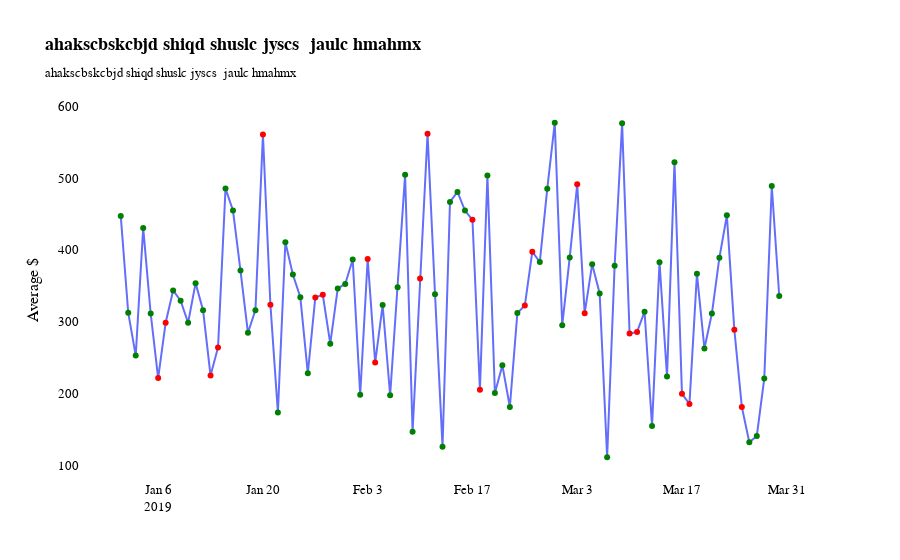

Here is the notebook cell this chart was saved with:
### Code cell
from textwrap import wrap
title_one = 'ahakscbskcbjd shiqd shuslc jyscs  jaulc hmahmx'
title_two = 'ahakscbskcbjd shiqd shuslc jyscs  jaulc hmahmx'
y_title = 'Average $'
df_average_gender = df.groupby(['Date','Gender'])['Total'].mean().unstack().reset_index()


x_values = pd.date_range(start=pd.Timestamp('2018-01-01'), end=pd.Timestamp('2019-01-01'), freq='1 D')
# making a random time series
y_values = np.random.randn(len(x_values))
# making color list
# red if the day is saturday or sunday else green
colors = ['red' if int(pd.Timestamp(d).weekday()) >= 5 else 'green' for d in x_values]
fig = go.Figure()
# for val in ['Female','Male']:
fig.add_trace(go.Scatter(x=df_average_gender['Date'], 
                            y=df_average_gender['Female'], 
                            name='Female',
                            mode='lines+markers',
                            marker=dict(color = colors)
            )),

    # Updating the chart settings when displaying
fig.update_layout(
    title=f'<b>{"<br>".join(wrap(title_one, 70))}</b><br><sub>{title_two}</sub>', # Passing the name of the chart
    xaxis_title='', # Set the name of the x-axis
    yaxis_title=y_title, # Set the name of the y-axis
    plot_bgcolor='rgba(0,0,0,0)', # Setting the background color
    hovermode='x', # Using the x-axis values for the records
    # Setting the legend parameters
    legend_orientation='h',
    # Setting parameters for the text
    font=dict(
        family='Arials',
        size=13, 
        color='black'
    )
)
fig.show()

### Figure 1 — Plotly figure (JSON) as saved in the notebook; plotly's stock layout.template omitted (floating-point values rounded to 4 significant figures; data arrays with more than 128 entries replaced by an {"elided": "..."} marker saying what was removed)
{"data": [{"marker": {"color": {"elided": "366 str values"}}, "mode": "lines+markers", "name": "Female", "type": "scatter", "x": ["2019-01-01", "2019-01-02", "2019-01-03", "2019-01-04", "2019-01-05", "2019-01-06", "2019-01-07", "2019-01-08", "2019-01-09", "2019-01-10", "2019-01-11", "2019-01-12", "2019-01-13", "2019-01-14", "2019-01-15", "2019-01-16", "2019-01-17", "2019-01-18", "2019-01-19", "2019-01-20", "2019-01-21", "2019-01-22", "2019-01-23", "2019-01-24", "2019-01-25", "2019-01-26", "2019-01-27", "2019-01-28", "2019-01-29", "2019-01-30", "2019-01-31", "2019-02-01", "2019-02-02", "2019-02-03", "2019-02-04", "2019-02-05", "2019-02-06", "2019-02-07", "2019-02-08", "2019-02-09", "2019-02-10", "2019-02-11", "2019-02-12", "2019-02-13", "2019-02-14", "2019-02-15", "2019-02-16", "2019-02-17", "2019-02-18", "2019-02-19", "2019-02-20", "2019-02-21", "2019-02-22", "2019-02-23", "2019-02-24", "2019-02-25", "2019-02-26", "2019-02-27", "2019-02-28", "2019-03-01", "2019-03-02", "2019-03-03", "2019-03-04", "2019-03-05", "2019-03-06", "2019-03-07", "2019-03-08", "2019-03-09", "2019-03-10", "2019-03-11", "2019-03-12", "2019-03-13", "2019-03-14", "2019-03-15", "2019-03-16", "2019-03-17", "2019-03-18", "2019-03-19", "2019-03-20", "2019-03-21", "2019-03-22", "2019-03-23", "2019-03-24", "2019-03-25", "2019-03-26", "2019-03-27", "2019-03-28", "2019-03-29", "2019-03-30"], "y": [447.3, 312.6, 253.0, 430.5, 311.6, 221.7, 298.7, 343.5, 329.5, 298.7, 353.8, 316.0, 225.2, 264.3, 485.4, 454.7, 371.2, 284.8, 316.2, 560.4, 323.8, 173.9, 410.7, 365.8, 334.1, 228.4, 333.9, 337.5, 269.6, 346.4, 352.6, 386.7, 198.6, 387.5, 243.3, 323.3, 197.9, 348.0, 504.4, 147.1, 360.2, 561.5, 338.2, 126.4, 466.8, 480.7, 454.8, 441.9, 205.3, 503.4, 200.9, 239.5, 181.5, 312.1, 322.6, 397.6, 383.1, 485.2, 576.8, 295.3, 389.6, 491.3, 312.0, 380.2, 339.4, 111.6, 378.1, 576.0, 283.7, 285.9, 314.0, 155.3, 382.8, 223.9, 521.8, 199.8, 185.8, 366.7, 263.0, 311.5, 389.1, 448.1, 288.9, 181.7, 132.4, 141.2, 221.2, 488.8, 335.9]}], "layout": {"font": {"color": "black", "family": "Arials", "size": 13}, "hovermode": "x", "legend": {"orientation": "h"}, "plot_bgcolor": "rgba(0,0,0,0)", "title": {"text": "<b>ahakscbskcbjd shiqd shuslc jyscs  jaulc hmahmx</b><br><sub>ahakscbskcbjd shiqd shuslc jyscs  jaulc hmahmx</sub>"}, "xaxis": {"title": {"text": ""}}, "yaxis": {"title": {"text": "Average $"}}}}
